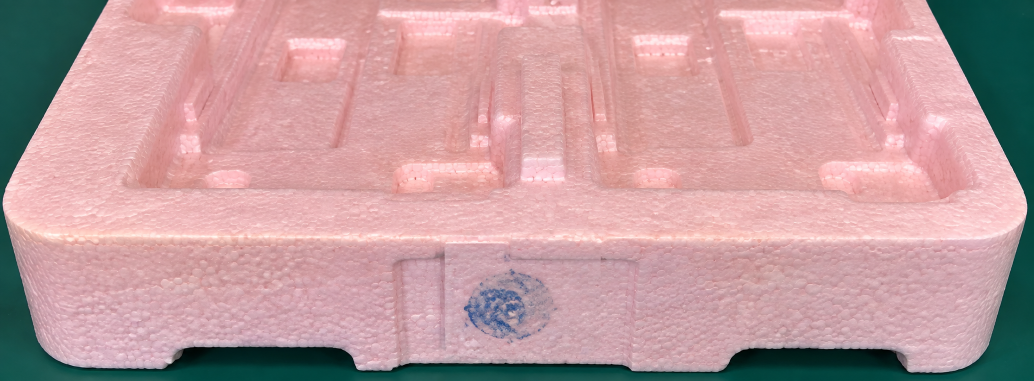
#> input picture assets/HMC_LHD_RHD.png, 2067 x 761 px (shown at 1/2 size)
$ python -i capture_quality.py   (imports and definitions only)
#> lines starting #> are read from the running program, lines starting #| are printed output that depends on the picture; after the words box and inside, x2 and y2 are one past the last pixel; in counts of white or black regions, pixels touching at a corner belong together
#> further down, picture is the input picture: PIL image 2067x761 RGB; mean R, G, B 194, 157, 159.2
from __future__ import annotations

from typing import Any

from PIL import Image, ImageStat


NEAR_BLACK_LUMA = 16
NEAR_BLACK_FAILURE_RATIO = 0.35
BLACK_LINE_COVERAGE_RATIO = 0.95
BLACK_STRIPE_FAILURE_RATIO = 0.30
LOW_VARIANCE_STDDEV_MAX = 2.0
DOMINANT_COLOR_RATIO_MIN = 0.90
DOMINANT_COLOR_SAMPLE_MAX_SIZE = (256, 256)


def _longest_true_run(values: list[bool]) -> int:
    longest = 0
    current = 0
    for value in values:
        if value:
            current += 1
            longest = max(longest, current)
        else:
            current = 0
    return longest


def _edge_true_run(values: list[bool]) -> int:
    leading = 0
    for value in values:
        if not value:
            break
        leading += 1
    trailing = 0
    for value in reversed(values):
        if not value:
            break
        trailing += 1
    return max(leading, trailing)


def _near_black_line_runs(gray: Image.Image) -> dict[str, int]:
    near_black = gray.point(
        [255 if value <= NEAR_BLACK_LUMA else 0 for value in range(256)]
    )

    def line_flags(image: Image.Image) -> list[bool]:
        raw = image.tobytes()
        line_width = max(1, image.width)
        required = int(line_width * BLACK_LINE_COVERAGE_RATIO + 0.999999)
        return [
            raw[offset : offset + line_width].count(255) >= required
            for offset in range(0, len(raw), line_width)
        ]

    row_flags = line_flags(near_black)
    column_flags = line_flags(near_black.transpose(Image.Transpose.TRANSPOSE))
    return {
        "longest_row_run": _longest_true_run(row_flags),
        "longest_column_run": _longest_true_run(column_flags),
        "edge_row_run": _edge_true_run(row_flags),
        "edge_column_run": _edge_true_run(column_flags),
    }


def _dominant_color_metrics(image: Image.Image) -> tuple[list[int], float]:
    sample = image.convert("RGB")
    sample.thumbnail(DOMINANT_COLOR_SAMPLE_MAX_SIZE, Image.Resampling.NEAREST)
    sample_pixel_count = max(1, sample.width * sample.height)
    colors = sample.getcolors(maxcolors=sample_pixel_count) or []
    dominant_count, dominant_color = max(
        colors,
        default=(0, (0, 0, 0)),
        key=lambda item: item[0],
    )
    return list(dominant_color), dominant_count / sample_pixel_count


def analyze_capture_quality(image: Image.Image) -> dict[str, Any]:
    """Return deterministic, side-effect-free screenshot quality metrics."""

    gray = image.convert("L")
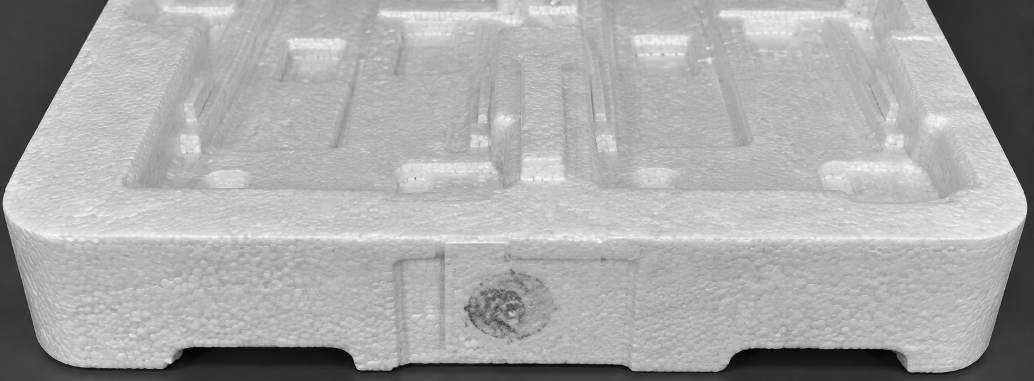
#> gray: PIL image 2067x761 L (shown at 1/2 size); min 0, max 252, mean 168.3
    histogram = gray.histogram()
#> histogram = 256 values, max 43431 at index 178, min 0 at index 253, mean 6144.5
    pixel_count = max(1, gray.width * gray.height)
#> pixel_count = 1572987
    exact_black_ratio = histogram[0] / pixel_count
#> exact_black_ratio = 8.33e-05
    near_black_ratio = sum(histogram[: NEAR_BLACK_LUMA + 1]) / pixel_count
#> near_black_ratio = 0.00466
    dominant_luma_count = max(histogram)
#> dominant_luma_count = 43431
    dominant_luma = histogram.index(dominant_luma_count)
#> dominant_luma = 178
    dominant_luma_ratio = dominant_luma_count / pixel_count
#> dominant_luma_ratio = 0.0276
    dominant_color, dominant_color_ratio = _dominant_color_metrics(image)
#> in _dominant_color_metrics, `sample.thumbnail(DOMINANT_COLOR_SAMPLE_MAX_SIZE, Image.Resampling.NEAR..`:
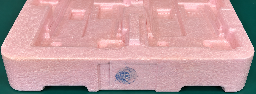
#> sample: PIL image 256x94 RGB; mean R, G, B 194.1, 157.1, 159.3
#> in _dominant_color_metrics, `colors = sample.getcolors(maxcolors=sample_pixel_count) or []`: colors = 14239 items
#> in _dominant_color_metrics, `dominant_count, dominant_color = max( colors, default=(0, (0, 0, 0)), ..`: dominant_count = 22; dominant_color = (1, 69, 63)
#> dominant_color = [1, 69, 63]; dominant_color_ratio = 0.000914
    extrema = gray.getextrema() or (0, 0)
#> extrema = (0, 252)
    stat = ImageStat.Stat(gray)
    luma_stddev = float(stat.stddev[0])
#> luma_stddev = 48.66
    line_runs = _near_black_line_runs(gray)
#> in _near_black_line_runs, `near_black = gray.point( [255 if value <= NEAR_BLACK_LUMA else 0 for v..`:
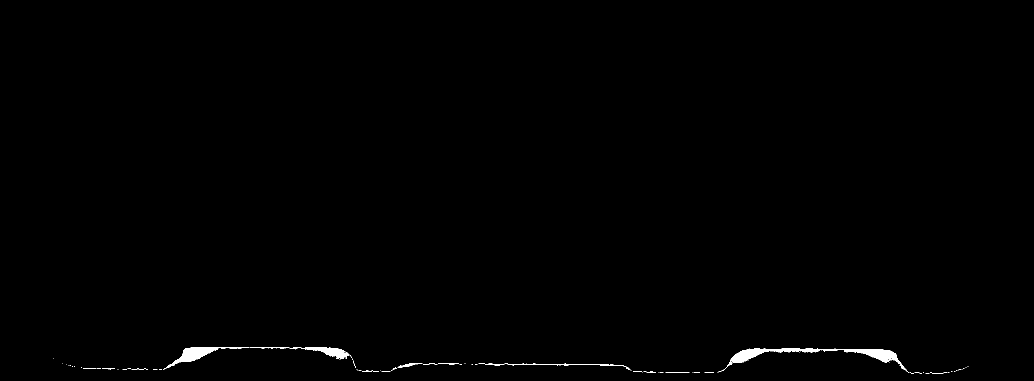
#> near_black: PIL image 2067x761 L (shown at 1/2 size); 0.47% white; 75 white regions (61 under 20 px), largest, box (x1, y1, x2, y2) and area: (1435, 696, 1818, 745) 3432, (326, 694, 498, 739) 1633, (499, 694, 705, 719) 1087
#> in _near_black_line_runs, `row_flags = line_flags(near_black)`: row_flags = 761 items, first 6: False, False, False, False, False, False
#> in _near_black_line_runs, `column_flags = line_flags(near_black.transpose(Image.Transpose.TRANSPO..`: column_flags = 2067 items, first 6: False, False, False, False, False, False
#> the loop in _edge_true_run, `for value in values:` made 1 pass
#> after the loop in _edge_true_run, `for value in values:`: leading = 0
#> the loop in _edge_true_run, `for value in reversed(values):` made 1 pass
#> the loop in _edge_true_run (call 2), `for value in values:` made 1 pass
#> the loop in _edge_true_run (call 2), `for value in reversed(values):` made 1 pass
#> line_runs = {'longest_row_run': 0, 'longest_column_run': 0, 'edge_row_run': 0, 'edge_column_run': 0}
    row_count = max(1, gray.height)
#> row_count = 761
    column_count = max(1, gray.width)
#> column_count = 2067
    longest_row_ratio = line_runs["longest_row_run"] / row_count
#> longest_row_ratio = 0
    longest_column_ratio = line_runs["longest_column_run"] / column_count
#> longest_column_ratio = 0
    edge_row_ratio = line_runs["edge_row_run"] / row_count
#> edge_row_ratio = 0
    edge_column_ratio = line_runs["edge_column_run"] / column_count
#> edge_column_ratio = 0
    edge_black_stripe_suspected = (
        edge_row_ratio >= BLACK_STRIPE_FAILURE_RATIO
        or edge_column_ratio >= BLACK_STRIPE_FAILURE_RATIO
    )
#> edge_black_stripe_suspected = False
    contiguous_black_stripe_suspected = (
        longest_row_ratio >= BLACK_STRIPE_FAILURE_RATIO
        or longest_column_ratio >= BLACK_STRIPE_FAILURE_RATIO
    )
#> contiguous_black_stripe_suspected = False
    uniform_low_variance_suspected = luma_stddev <= LOW_VARIANCE_STDDEV_MAX
#> uniform_low_variance_suspected = False
    return {
        "blank_suspected": extrema == (255, 255) or extrema == (0, 0),
        "excess_black_suspected": near_black_ratio > NEAR_BLACK_FAILURE_RATIO,
        "edge_black_stripe_suspected": edge_black_stripe_suspected,
        "contiguous_black_stripe_suspected": contiguous_black_stripe_suspected,
        "uniform_low_variance_suspected": uniform_low_variance_suspected,
        "exact_black_ratio": round(exact_black_ratio, 6),
        "near_black_threshold_luma": NEAR_BLACK_LUMA,
        "near_black_pixels": sum(histogram[: NEAR_BLACK_LUMA + 1]),
        "near_black_ratio": round(near_black_ratio, 6),
        "mean_luma": round(float(stat.mean[0]), 2),
        "luma_mean": round(float(stat.mean[0]), 3),
        "luma_stddev": round(luma_stddev, 3),
        "luma_extrema": [int(extrema[0]), int(extrema[1])],
        "dominant_luma": dominant_luma,
        "dominant_luma_ratio": round(dominant_luma_ratio, 6),
        "dominant_color": dominant_color,
        "dominant_color_ratio": round(dominant_color_ratio, 6),
        "dominant_color_ratio_sampled": round(dominant_color_ratio, 6),
        "black_line_coverage_threshold": BLACK_LINE_COVERAGE_RATIO,
        "black_stripe_failure_threshold": BLACK_STRIPE_FAILURE_RATIO,
        "longest_near_black_row_run_ratio": round(longest_row_ratio, 6),
        "longest_near_black_column_run_ratio": round(longest_column_ratio, 6),
        "edge_near_black_row_run_ratio": round(edge_row_ratio, 6),
        "edge_near_black_column_run_ratio": round(edge_column_ratio, 6),
        "low_variance_stddev_threshold": LOW_VARIANCE_STDDEV_MAX,
        "dominant_color_ratio_threshold": DOMINANT_COLOR_RATIO_MIN,
    }

>>> from PIL import Image
>>> picture = Image.open('../assets/HMC_LHD_RHD.png')
>>> result = analyze_capture_quality(picture)
#> result = 26 items
